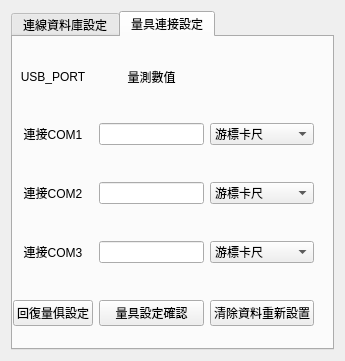
<?xml version="1.0" encoding="UTF-8"?>
<ui version="4.0">
 <class>Form</class>
 <widget class="QWidget" name="Form">
  <property name="geometry">
   <rect>
    <x>0</x>
    <y>0</y>
    <width>345</width>
    <height>361</height>
   </rect>
  </property>
  <property name="sizePolicy">
   <sizepolicy hsizetype="Fixed" vsizetype="Fixed">
    <horstretch>0</horstretch>
    <verstretch>0</verstretch>
   </sizepolicy>
  </property>
  <property name="windowTitle">
   <string>Form</string>
  </property>
  <layout class="QGridLayout" name="gridLayout_2">
   <item row="0" column="0">
    <widget class="QTabWidget" name="tabWidget">
     <property name="currentIndex">
      <number>1</number>
     </property>
     <widget class="QWidget" name="tab_3">
      <attribute name="title">
       <string>連線資料庫設定</string>
      </attribute>
      <widget class="QWidget" name="layoutWidget">
       <property name="geometry">
        <rect>
         <x>0</x>
         <y>0</y>
         <width>302</width>
         <height>311</height>
        </rect>
       </property>
       <layout class="QGridLayout" name="gridLayout">
        <item row="0" column="0">
         <widget class="QLabel" name="label">
          <property name="text">
           <string>主機</string>
          </property>
          <property name="alignment">
           <set>Qt::AlignCenter</set>
          </property>
         </widget>
        </item>
        <item row="1" column="0">
         <widget class="QLabel" name="label_2">
          <property name="text">
           <string>名稱 </string>
          </property>
          <property name="alignment">
           <set>Qt::AlignCenter</set>
          </property>
         </widget>
        </item>
        <item row="2" column="0">
         <widget class="QLabel" name="label_3">
          <property name="text">
           <string>用戶</string>
          </property>
          <property name="alignment">
           <set>Qt::AlignCenter</set>
          </property>
         </widget>
        </item>
        <item row="3" column="0">
         <widget class="QLabel" name="label_4">
          <property name="text">
           <string>編碼</string>
          </property>
          <property name="alignment">
           <set>Qt::AlignCenter</set>
          </property>
         </widget>
        </item>
        <item row="4" column="0">
         <widget class="QLabel" name="label_5">
          <property name="text">
           <string>密碼</string>
          </property>
          <property name="alignment">
           <set>Qt::AlignCenter</set>
          </property>
         </widget>
        </item>
        <item row="5" column="1">
         <widget class="QPushButton" name="sql_set_button">
          <property name="text">
           <string>資料庫設置確認</string>
          </property>
         </widget>
        </item>
        <item row="5" column="2">
         <widget class="QPushButton" name="sql_reset_button_2">
          <property name="text">
           <string>清除資料重新設置</string>
          </property>
         </widget>
        </item>
        <item row="0" column="1" colspan="2">
         <widget class="QLineEdit" name="lineEdit_host"/>
        </item>
        <item row="1" column="1" colspan="2">
         <widget class="QLineEdit" name="lineEdit_name"/>
        </item>
        <item row="2" column="1" colspan="2">
         <widget class="QLineEdit" name="lineEdit_user"/>
        </item>
        <item row="3" column="1" colspan="2">
         <widget class="QLineEdit" name="lineEdit_charset"/>
        </item>
        <item row="4" column="1" colspan="2">
         <widget class="QLineEdit" name="lineEdit_password"/>
        </item>
        <item row="5" column="0">
         <widget class="QPushButton" name="sql_reply_button_2">
          <property name="text">
           <string>回復預設資料</string>
          </property>
         </widget>
        </item>
       </layout>
      </widget>
     </widget>
     <widget class="QWidget" name="tab_4">
      <attribute name="title">
       <string>量具連接設定</string>
      </attribute>
      <widget class="QWidget" name="layoutWidget">
       <property name="geometry">
        <rect>
         <x>0</x>
         <y>0</y>
         <width>301</width>
         <height>321</height>
        </rect>
       </property>
       <layout class="QGridLayout" name="gridLayout_3">
        <item row="4" column="1">
         <widget class="QPushButton" name="pushButton_tool_set">
          <property name="text">
           <string>量具設定確認</string>
          </property>
         </widget>
        </item>
        <item row="1" column="0">
         <widget class="QLabel" name="label_6">
          <property name="text">
           <string>連接COM1</string>
          </property>
          <property name="alignment">
           <set>Qt::AlignCenter</set>
          </property>
         </widget>
        </item>
        <item row="2" column="2" colspan="2">
         <widget class="QComboBox" name="comboBox_2">
          <item>
           <property name="text">
            <string>游標卡尺</string>
           </property>
          </item>
          <item>
           <property name="text">
            <string>分厘卡</string>
           </property>
          </item>
          <item>
           <property name="text">
            <string>高度規</string>
           </property>
          </item>
         </widget>
        </item>
        <item row="3" column="2" colspan="2">
         <widget class="QComboBox" name="comboBox_3">
          <item>
           <property name="text">
            <string>游標卡尺</string>
           </property>
          </item>
          <item>
           <property name="text">
            <string>分厘卡</string>
           </property>
          </item>
          <item>
           <property name="text">
            <string>高度規</string>
           </property>
          </item>
         </widget>
        </item>
        <item row="3" column="1">
         <widget class="QLineEdit" name="lineEdit_3"/>
        </item>
        <item row="4" column="2" colspan="2">
         <widget class="QPushButton" name="pushButton_tool_reset">
          <property name="text">
           <string>清除資料重新設置</string>
          </property>
         </widget>
        </item>
        <item row="1" column="2" colspan="2">
         <widget class="QComboBox" name="comboBox">
          <item>
           <property name="text">
            <string>游標卡尺</string>
           </property>
          </item>
          <item>
           <property name="text">
            <string>分厘卡</string>
           </property>
          </item>
          <item>
           <property name="text">
            <string>高度規</string>
           </property>
          </item>
         </widget>
        </item>
        <item row="4" column="0">
         <widget class="QPushButton" name="pushButton_tool_set_2">
          <property name="text">
           <string>回復量俱設定</string>
          </property>
         </widget>
        </item>
        <item row="1" column="1">
         <widget class="QLineEdit" name="lineEdit"/>
        </item>
        <item row="2" column="1">
         <widget class="QLineEdit" name="lineEdit_2"/>
        </item>
        <item row="2" column="0">
         <widget class="QLabel" name="label_7">
          <property name="text">
           <string>連接COM2</string>
          </property>
          <property name="alignment">
           <set>Qt::AlignCenter</set>
          </property>
         </widget>
        </item>
        <item row="3" column="0">
         <widget class="QLabel" name="label_8">
          <property name="text">
           <string>連接COM3</string>
          </property>
          <property name="alignment">
           <set>Qt::AlignCenter</set>
          </property>
         </widget>
        </item>
        <item row="0" column="0">
         <widget class="QLabel" name="label_9">
          <property name="sizePolicy">
           <sizepolicy hsizetype="Preferred" vsizetype="Fixed">
            <horstretch>0</horstretch>
            <verstretch>0</verstretch>
           </sizepolicy>
          </property>
          <property name="text">
           <string>USB_PORT</string>
          </property>
          <property name="alignment">
           <set>Qt::AlignCenter</set>
          </property>
         </widget>
        </item>
        <item row="0" column="1">
         <widget class="QLabel" name="label_10">
          <property name="sizePolicy">
           <sizepolicy hsizetype="Preferred" vsizetype="Fixed">
            <horstretch>0</horstretch>
            <verstretch>0</verstretch>
           </sizepolicy>
          </property>
          <property name="text">
           <string>量測數值</string>
          </property>
          <property name="alignment">
           <set>Qt::AlignCenter</set>
          </property>
         </widget>
        </item>
       </layout>
      </widget>
     </widget>
    </widget>
   </item>
  </layout>
 </widget>
 <resources/>
 <connections/>
</ui>
